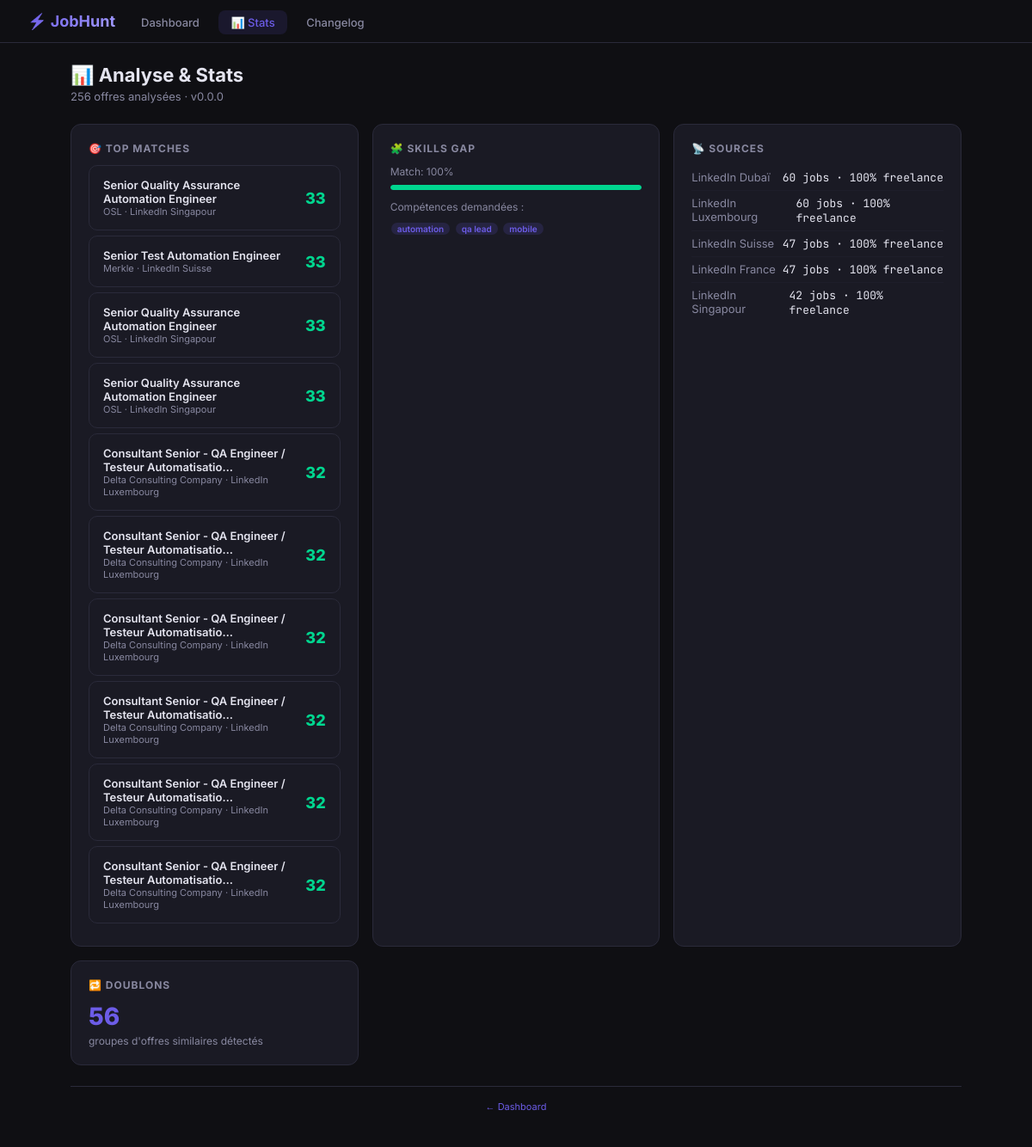
Screenshot of /stats with the database file from the repository.
### tables this page shows
CREATE TABLE jobs (
            id INTEGER PRIMARY KEY AUTOINCREMENT,
            title TEXT NOT NULL,
            company TEXT,
            source TEXT,
            url TEXT UNIQUE,
            location TEXT,
            salary TEXT,
            tags TEXT,
            description TEXT,
            date TEXT,
            raw_date INTEGER DEFAULT 0,
            is_qa INTEGER DEFAULT 0,
            applied INTEGER DEFAULT 0,
            cover_letter TEXT,
            notes TEXT,
            created_at TIMESTAMP DEFAULT CURRENT_TIMESTAMP
        , tech_stack TEXT, seniority TEXT, contract_type TEXT, remote_type TEXT, salary_min INTEGER, salary_max INTEGER, currency TEXT, ai_enriched INTEGER DEFAULT 0, saved INTEGER DEFAULT 0, applied_at DATETIME, viewed INTEGER DEFAULT 0, freelance_status TEXT, freelance_score INTEGER DEFAULT 0, duration_info TEXT, budget_info TEXT, source_publish_date TEXT, pipeline_stage TEXT DEFAULT 'new');

### app.py (the view)
@app.route("/stats")
def stats_page():
    conn = get_db()
    rows = conn.execute("SELECT * FROM jobs WHERE freelance_status IN ('VALIDÉE', 'AMBIGUË') ORDER BY raw_date DESC").fetchall()
    conn.close()
    all_jobs = [dict(r) for r in rows]
    for j in all_jobs:
        score, matched = match_job_to_cv(j)
        j['match_score'] = score
        j['matched_skills'] = matched[:5]
        j['tjm_analysis'] = analyze_tjm(j)
    s_stats = src_stats(all_jobs)
    skills = analyze_skills_gap(all_jobs)
    top_matches = sorted(all_jobs, key=lambda j: -j.get('match_score', 0))[:20]
    dup_groups = detect_duplicates(all_jobs)
    return render_template("stats.html",
        source_stats=s_stats,
        skills_gap=skills,
        top_matches=top_matches,
        duplicate_count=len(dup_groups),
        total_jobs=len(all_jobs),
        version=get_version())

### app.py (called while the page is built)
def get_db():
    conn = sqlite3.connect(DB_PATH)
    conn.row_factory = sqlite3.Row
    return conn

### matcher.py (called while the page is built, shortened)
def get_country_id(location):
    loc = location.lower()
    if any(k in loc for k in ["france", "paris", "lyon", "marseille", "toulouse"]):
        return "france"
    if any(k in loc for k in ["suisse", "switzerland", "zurich", "geneve", "genève"]):
        return "suisse"
    if any(k in loc for k in ["luxembourg", "luxemburg"]):
        return "luxembourg"
    if any(k in loc for k in ["dubai", "dubaï", "uae", "emirates", "abu dhabi"]):
        return "dubai"
    if any(k in loc for k in ["singapore", "singapour"]):
        return "singapour"
    return "france"

def analyze_tjm(job):
    text = f"{job.get('salary', '')} {job.get('title', '')} {job.get('description', '')}".lower()
    tjm = None
    currency = ""
    unit = ""
    patterns = [
        r"(\d+)\s*[-àà]\s*(\d+)\s*(€|eur|chf|usd|sgd)?\s*/?\s*(jour|day|jr|h|hr|heure)",
        r"(\d+)\s*(€|eur|chf|usd|sgd)?\s*/?\s*(jour|day|jr|h|hr)",
        r"tjm\s*[:\s]*(\d+)",
    ]
    for p in patterns:
        m = re.search(p, text)
    country = get_country_id(job.get("location", ""))
    market_min, market_max, market_unit = TJM_RANGES.get(country, (0, 0, ""))
    flag = ""
    return {
        "tjm": tjm,
        "currency": currency,
        "unit": unit,
        "range": f"{market_min}-{market_max} {market_unit}" if market_min else "",
        "flag": flag,
    }

def detect_duplicates(jobs):
    groups = []
    used = set()
    for i, a in enumerate(jobs):
        if i in used:
            continue
        group = [a]
        used.add(i)
        for j, b in enumerate(jobs):
            if j in used or j <= i:
                continue
            ratio = difflib.SequenceMatcher(
                None, a.get("title", "").lower(), b.get("title", "").lower()
            ).ratio()
            comp_ratio = difflib.SequenceMatcher(
                None, a.get("company", "").lower(), b.get("company", "").lower()
            ).ratio()
            if ratio > 0.85 and comp_ratio > 0.8:
                group.append(b)
                used.add(j)
        if len(group) > 1:
            groups.append(group)
    return groups

### version.py (called while the page is built)
def get_version():
    try:
        with open(VERSION_FILE) as f:
            for line in f:
                line = line.strip()
                if line and not line.startswith("#"):
                    return line
    except:
        pass
    return "0.0.0"

### templates/stats.html (shortened to what this page needs)
<!DOCTYPE html>
<html lang="fr">
<head><meta charset="UTF-8"><meta name="viewport" content="width=device-width,initial-scale=1.0">
</head>
<body>
<div class="header">
  <span class="header-logo">⚡ JobHunt</span>
  <div class="header-nav">
    <a href="/">Dashboard</a>
    <a href="/stats" class="active">📊 Stats</a>
    <a href="/changelog">Changelog</a>
  </div>
</div>
<div class="container">
  <h1>📊 Analyse & Stats</h1>
  <div class="sub">{{ total_jobs }} offres analysées · v{{ version }}</div>
  <div class="grid">
    <div class="card">
      <h2>🎯 Top Matches</h2>
      {% for j in top_matches[:10] %}
      <div class="match-card">
        <div>
          <div class="match-title">{{ j.title[:55] }}{% if j.title|length > 55 %}…{% endif %}</div>
          <div class="match-meta">{{ j.company }} · {{ j.source }}</div>
        </div>
        <div class="match-score">{{ j.match_score }}</div>
      </div>
      {% endfor %}
    </div>
    <div class="card">
      <h2>🧩 Skills Gap</h2>
      <div style="font-size:12px;color:var(--text-dim);margin-bottom:8px">Match: {{ skills_gap.match_rate }}%</div>
      <div class="bar"><div class="bar-fill green" style="width:{{ skills_gap.match_rate }}%"></div></div>
      <div style="margin-top:12px;font-size:12px;color:var(--text-dim);margin-bottom:6px">Compétences demandées :</div>
      {% for s in skills_gap.top_demanded[:10] %}
      <span class="badge {% if s in skills_gap.missing %}missing{% endif %}">{{ s }}</span>
      {% endfor %}
    </div>
    <div class="card">
      <h2>📡 Sources</h2>
      {% for s in source_stats %}
      <div class="row">
        <span class="label">{{ s.name }}</span>
        <span class="val">{{ s.total }} jobs · {{ s.freelance_pct }}% freelance{% if s.avg_tjm %} · ~{{ s.avg_tjm }}{% endif %}</span>
      </div>
      {% endfor %}
    </div>
    <div class="card">
      <h2>🔁 Doublons</h2>
      <div class="num">{{ duplicate_count }}</div>
      <div style="font-size:12px;color:var(--text-dim);margin-top:4px">groupes d'offres similaires détectés</div>
    </div>
  </div>
  <div style="text-align:center;padding:16px;font-size:11px;color:var(--text-muted);border-top:1px solid var(--border)">
    <a href="/" style="color:var(--accent);text-decoration:none">← Dashboard</a>
  </div>
</div>
</body>
</html>

### templates/stats.html (style rules this page uses)
:root { --bg:#0f0f13;--card:#1a1a24;--border:#2a2a3a;--text:#e4e4ef;--text-dim:#8888a0;--accent:#6c5ce7;--green:#00d68f;--orange:#ff9f43 }
* { margin:0;padding:0;box-sizing:border-box }
body { font-family:'Inter',sans-serif;background:var(--bg);color:var(--text);min-height:100vh }
.header { border-bottom:1px solid var(--border);padding:14px 32px;display:flex;align-items:center;background:rgba(15,15,19,.95) }
.header-logo { font-size:18px;font-weight:700;background:linear-gradient(135deg,var(--accent),#a29bfe);-webkit-background-clip:text;-webkit-text-fill-color:transparent;margin-right:16px }
.header-nav a { padding:6px 14px;border-radius:8px;text-decoration:none;font-size:13px;font-weight:500;color:var(--text-dim);margin-right:4px }
.header-nav a.active { color:var(--accent);background:rgba(108,92,231,.12) }
.container { max-width:1100px;margin:0 auto;padding:24px 32px }
h1 { font-size:22px;margin-bottom:4px }
.sub { color:var(--text-dim);font-size:13px;margin-bottom:24px }
.grid { display:grid;grid-template-columns:repeat(auto-fit,minmax(300px,1fr));gap:16px;margin-bottom:24px }
.card { background:var(--card);border:1px solid var(--border);border-radius:12px;padding:20px }
.card h2 { font-size:12px;text-transform:uppercase;letter-spacing:1px;color:var(--text-dim);margin-bottom:12px }
.num { font-size:28px;font-weight:800;color:var(--accent) }
.row { display:flex;justify-content:space-between;padding:6px 0;border-bottom:1px solid rgba(42,42,58,.3);font-size:13px }
.row:last-child { border:none }
.label { color:var(--text-dim) }
.val { font-family:'JetBrains Mono',monospace }
.bar { height:6px;border-radius:3px;background:rgba(42,42,58,.5);margin:6px 0;overflow:hidden }
.bar-fill { height:100%;border-radius:3px;background:var(--accent) }
.bar-fill.green { background:var(--green) }
.match-card { background:var(--card);border:1px solid var(--border);border-radius:10px;padding:14px 16px;margin-bottom:6px;display:flex;justify-content:space-between;align-items:center }
.match-title { font-size:13px;font-weight:600 }
.match-meta { font-size:11px;color:var(--text-dim) }
.match-score { font-size:18px;font-weight:800;color:var(--green) }
.badge { display:inline-block;background:rgba(108,92,231,.15);color:var(--accent);padding:1px 7px;border-radius:8px;font-size:10px;font-weight:600;margin:1px }

### rows the page displays
jobs: title "Senior Quality Assurance Automation Engineer", company "OSL", source "LinkedIn Singapour", match_score "33"
jobs: title "Senior Test Automation Engineer", company "Merkle", source "LinkedIn Suisse", match_score "33"
jobs: title "Senior Quality Assurance Automation Engineer", company "OSL", source "LinkedIn Singapour", match_score "33"
jobs: title "Senior Quality Assurance Automation Engineer", company "OSL", source "LinkedIn Singapour", match_score "33"
jobs: title "Consultant Senior - QA Engineer / Testeur Automatisatio", company "Delta Consulting Company", source "LinkedIn Luxembourg", match_score "32"
jobs: title "Consultant Senior - QA Engineer / Testeur Automatisatio", company "Delta Consulting Company", source "LinkedIn Luxembourg", match_score "32"
jobs: title "Consultant Senior - QA Engineer / Testeur Automatisatio", company "Delta Consulting Company", source "LinkedIn Luxembourg", match_score "32"
jobs: title "Consultant Senior - QA Engineer / Testeur Automatisatio", company "Delta Consulting Company", source "LinkedIn Luxembourg", match_score "32"
jobs: title "Consultant Senior - QA Engineer / Testeur Automatisatio", company "Delta Consulting Company", source "LinkedIn Luxembourg", match_score "32"
jobs: title "Consultant Senior - QA Engineer / Testeur Automatisatio", company "Delta Consulting Company", source "LinkedIn Luxembourg", match_score "32"
jobs: name "LinkedIn Dubaï", total "60", freelance_pct "100"
jobs: name "LinkedIn Luxembourg", total "60", freelance_pct "100"
jobs: name "LinkedIn Suisse", total "47", freelance_pct "100"
jobs: name "LinkedIn France", total "47", freelance_pct "100"
jobs: name "LinkedIn Singapour", total "42", freelance_pct "100"

### other values shown
{{ total_jobs }} "256"
{{ version }} "0.0.0"
{{ skills_gap.match_rate }} "100"
{{ s }} "automation" "qa lead" "mobile"
{{ duplicate_count }} "56"
